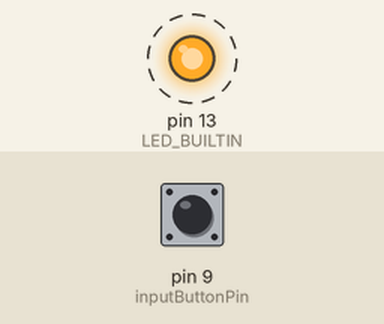
This sketch was run on a simulated Arduino Uno, built with avr-gcc and run on an emulated ATmega328P. Shown: output pins drawn as LEDs (lit = HIGH). Dashed ring = blinking. The test bench sets the inputs (shaded band); at power-on: pin 9 (inputButtonPin) HIGH. Pins used as bus, display or sensor lines are not drawn.

Above: at 0.15 s.
Timing chart, 0 to 3.0 s (numbered marks = the images above):
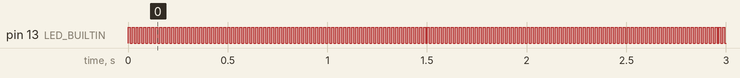

Measured:
- by itself, pin 13 (LED_BUILTIN): alternates HIGH for 0.01 s and LOW for 0.01 s

The sketch:

stepper-blink.ino
```cpp
const int stepCommandPin =   12;
const int stepDirectionPin = 11;
const int stepEnablePin =    10;
const int inputButtonPin =   9;
bool inputButtonState =      0;
bool stepDirectionState =    0;

void setup() {
  // initialize digital pin LED_BUILTIN as an output.
  pinMode(LED_BUILTIN, OUTPUT);
  pinMode(stepCommandPin, OUTPUT);
  pinMode(stepDirectionPin, OUTPUT);
  pinMode(inputButtonPin, INPUT_PULLUP);
}

// the loop function runs over and over again forever
void loop() {
  digitalWrite(LED_BUILTIN, HIGH);  // change state of the LED by setting the pin to the HIGH voltage level
  if (digitalRead(inputButtonPin) == LOW) digitalWrite(stepDirectionPin, LOW);
  else digitalWrite(stepDirectionPin, HIGH);
  digitalWrite(stepCommandPin, HIGH);
  delay(10);
  digitalWrite(LED_BUILTIN, LOW);   // change state of the LED by setting the pin to the LOW voltage level
  digitalWrite(stepCommandPin, LOW);
  delay(10);
}
```
